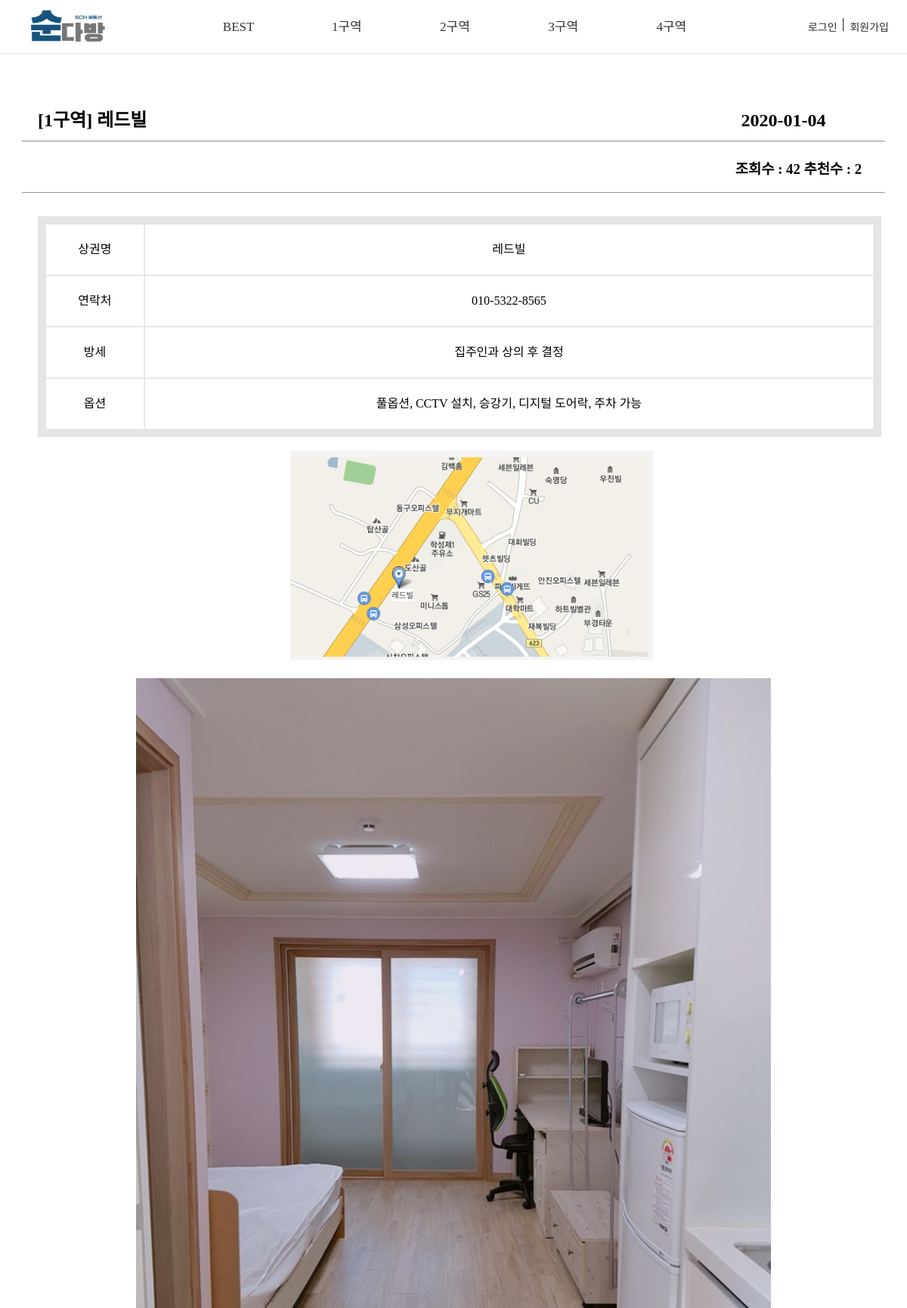
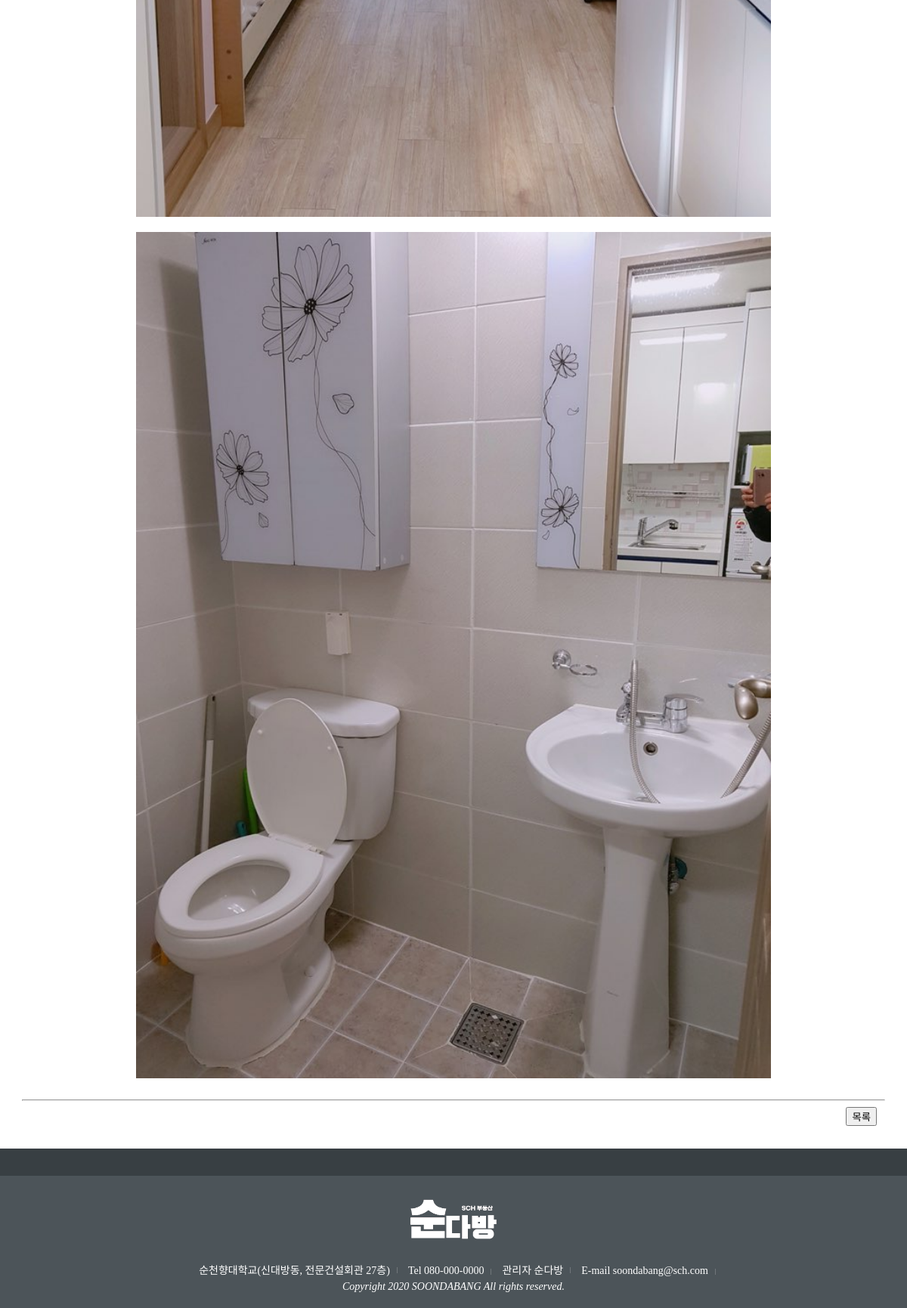
The app's page /sale/sale_zone_board.php?num=2 with its own data (2 pictures, top to bottom).
### tables this page shows
CREATE TABLE `sale` (
  `num` int(11) NOT NULL,
  `id` varchar(30) NOT NULL,
  `title` varchar(50) NOT NULL,
  `contents` varchar(255) NOT NULL,
  `date` date NOT NULL,
  `viewer` int(11) NOT NULL,
  `good` int(11) NOT NULL,
  `area` int(11) NOT NULL,
  `price` varchar(255) NOT NULL,
  `tel` char(20) NOT NULL,
  `lat` double NOT NULL,
  `lng` double NOT NULL
);

### db.php (called while the page is built, shortened)
<?php
	$conn = new mysqli("localhost","root","","wlsdn6609");
	$conn->set_charset("utf8");
	function mq($sql)
	{
		global $conn;
		return $conn->query($sql);
	}
?>

### sale/sale_zone_board.php (the view, shortened to what this page needs)
<?php
include '../db.php';
$num = $_REQUEST["num"];
$row = mysqli_fetch_array(mq("select * from sale where num ='".$num."'"));
$title = $row["title"];
$contents = $row["contents"];
$date = $row["date"];
$viewer = $row["viewer"] + 1;
$good = $row["good"];
$area = $row["area"];
$price = $row["price"];
$tel = $row["tel"];
?>
<!doctype html>
<html>
   <head>
      <link href="/css/basic.css" type="text/css" rel="stylesheet" />
	  <link href="../css/zone_board.css" type="text/css" rel="stylesheet" />
      <link href="https://cdnjs.cloudflare.com/ajax/libs/font-awesome/5.13.0/css/all.min.css" rel="stylesheet">
   </head>
   <body>
   		<header>
		  	<?php include './sale_header.php'; ?>
		</header>
			<div class="home">
				<div class = "main">
            <div class="contents">
               <div class="title">
                  <a class="name">
                     <?="<h2>[".$area."구역] <span>".$title."</span<</h2>";?>
                     <a class="more"><?=$date?></a> <br>
                     <hr>
                     <?="<h3>조회수 : ".$viewer.  "  추천수 : ".$good."</h3>";?>
                  </a>
               </div>
               <hr>
               <table class="table_" border = "1" cellspacing="0">
                  <tr>
                     <td>상권명</td>
                     <td><?=$title?></td>
                  <tr>
                  <tr>
                     <td>연락처</td>
                     <td><?=$tel?></td>
                  <tr>
                  <tr>
                     <td>방세</td>
                     <td><?=$price?></td>
                  <tr>
                  <tr>
                     <td>옵션</td>
                     <td><?=$contents?></td>
               </table><br>
					<div class="image_map"><img src="../img/zone_<?=$area?>/<?=$title."위치"?>.PNG" alt="img"><br></div>
					<div class="image_">
						<img src="../img/zone_<?=$area?>/<?=$title."_1"?>.jpg" alt="img">
						<img src="../img/zone_<?=$area?>/<?=$title."_2"?>.jpg" alt="img">
					</div>
				<hr>
				<div class="button">
					<button type="button" onclick="location.href='sale_zone_<?=$area?>.php'">목록</button>
				</div>
			</div>
         </div>
         <footer>
			<div class="top">
			</div>
			<div class="btm">
				<div class="btm_header">
					<img src="../img/logo_foot.png" width="130">					</div>
				<div class="btm_bottom">
				<ul>
				<li>순천향대학교(신대방동, 전문건설회관 27층)</li>
				<li>Tel 080-000-0000</li>
				<li>관리자 순다방</li>
				<li>E-mail soondabang@sch.com</li>
				</ul>
				<address>Copyright 2020 SOONDABANG All rights reserved.</address>
			</div>
			</div>
		</footer>
      </div>
   </body>
</html>

### css/basic.css (style rules this page uses)
body { min-width: 1200px; min-height: 850px; width: 100%; margin: 0; }
.home { overflow: hidden; position: relative; }
.main { padding-top: 30px; float: center; width: 100%; }
footer .top { background: #383f43; padding: 18px 0; }
footer .btm { padding: 25px 0 10px 0; background: #4c5459; }
footer .btm_header { width:100%; text-align: center; }
footer .btm_bottom { text-align: center; }
footer .btm_bottom ul { padding: 5px 0 1px 0; margin-bottom: 4px; }
footer .btm_bottom li { display: inline-block; position: relative; padding: 0 10px; color:#fff; font-size:14px; }
footer .btm_bottom li:after { content: ""; position: absolute; right: 0; top: 50%; margin-top: -3px; width: 1px; height: 8px; background: #70767a; }
footer .btm_bottom address { font-size: 14px; color:#fff; margin-bottom: 10px; }

### css/zone_board.css (style rules this page uses)
.name { margin-left: 50px; }
.more { text-align: right; padding-left: 65%; }
hr { width: 95%; }
h3 { text-align: right; margin-right: 60px; }
.table_ { margin-top: 30px; width: 93%; border: 10px solid rgba(0, 0, 0, 0.1); line-height: 4; text-align: center; margin-left: 50px; }
.image_map > img { padding-left: 32%; margin-bottom: 20px; position: relative; width: 40%; height: auto; }
.image_ > img { display: block; width: 70%; height: auto; text-align: center; margin-right: auto; margin-left: auto; padding-bottom: 20px; }
.button { text-align: right; margin: 0 40px 30px 0; }

### records on screen
sale: area "1", title "레드빌", date "2020-01-04", viewer "42", good "2", tel "010-5322-8565", price "집주인과 상의 후 결정", contents "풀옵션, CCTV 설치, 승강기, 디지털 도어락, 주차 가능"
